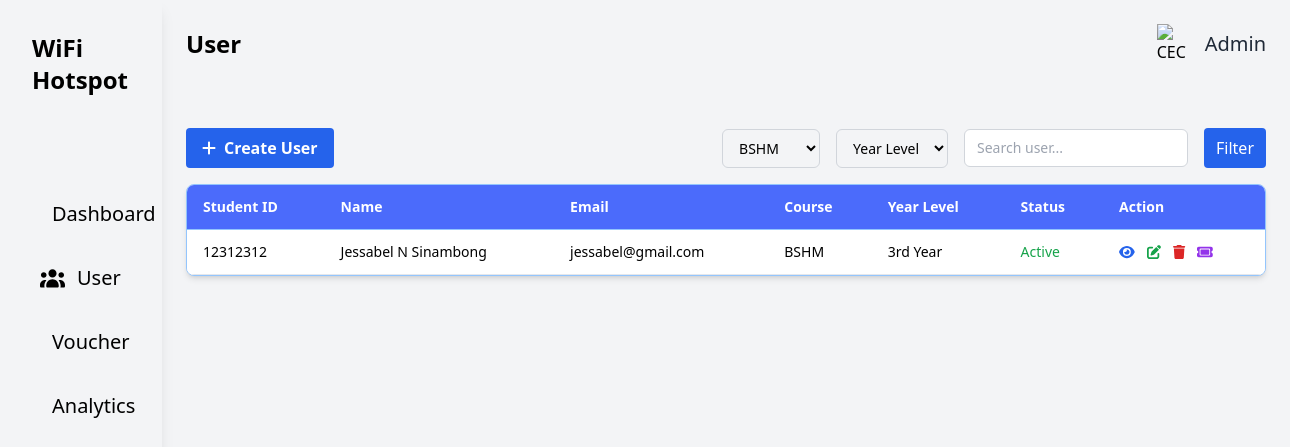
/php/User.php?course_name=BSHM, run on the app's committed database.
### tables this page shows
CREATE TABLE `users_profile` (
  `user_id` int(11) NOT NULL,
  `school_id` varchar(50) DEFAULT NULL,
  `first_name` varchar(50) DEFAULT NULL,
  `middle_name` varchar(10) DEFAULT NULL,
  `last_name` varchar(50) DEFAULT NULL,
  `gmail` varchar(100) DEFAULT NULL,
  `contact_number` varchar(20) DEFAULT NULL,
  `course_name` varchar(50) DEFAULT NULL,
  `year_level` varchar(50) DEFAULT NULL,
  `gender` varchar(20) DEFAULT NULL,
  `user_type` varchar(20) DEFAULT NULL,
  `voucher_code` varchar(100) DEFAULT NULL,
  `password_generated` varchar(255) DEFAULT NULL,
  `status` varchar(20) DEFAULT 'Active',
  `created_at` timestamp NOT NULL DEFAULT current_timestamp()
);

### php/User.php (the view, shortened to what this page needs)
<?php
require 'db.php';
$course_name = trim($_GET['course_name'] ?? '');
$q = trim($_GET['q'] ?? '');
$sql = "SELECT * FROM users_profile WHERE 1=1";
$params = [];
if ($course_name !== '') {
  $sql .= " AND course_name = :course_name";
  $params[':course_name'] = $course_name;
}
$sql .= " ORDER BY user_id DESC";
$stmt = $pdo->prepare($sql);
$stmt->execute($params);
$users = $stmt->fetchAll();
?>
<!DOCTYPE html>
<html lang="en">
<head>
  <link href="https://cdnjs.cloudflare.com/ajax/libs/font-awesome/6.5.2/css/all.min.css" rel="stylesheet">
  <script src="../css/tailwind.css"></script>
</head>
<body class="bg-gray-100">
  <div class="flex">
    <div class="w-64 bg-white-200 h-screen p-8 text-white shadow-lg overflow-y-auto">
      <div class="flex items-center space-x-2 mb-24">
        <h1 class="text-2xl font-semibold text-black">WiFi Hotspot</h1>
      </div>
      <ul class="space-y-5">
        <li><a href="admindashboard.php" class="flex items-center space-x-3 hover:bg-gray-300 p-2 rounded"><span class="text-black text-xl">Dashboard</span></a></li>
        <li><a href="User.php" class="flex items-center space-x-3 hover:bg-gray-300 p-2 rounded"> <span class="text-black text-xl">User</span></a></li>
        <li><a href="../php/Voucher.php" class="flex items-center space-x-3 hover:bg-gray-300 p-2 rounded"><span class="text-black text-xl">Voucher</span></a></li>
        <li><a href="../php/Analytics.php" class="flex items-center space-x-3 hover:bg-gray-300 p-2 rounded"><span class="text-black text-xl">Analytics</span></a></li>
      </ul>
    </div>
    <div class="container mx-auto p-6 flex-1">
      <div class="flex justify-between items-center mb-16">
        <h1 class="text-2xl font-semibold text-black">User</h1>
        <div class="flex items-center space-x-2">
          <img src="../images/ceclogo.png" alt="CEC Logo" class="w-10 h-10 object-contain">
          <span class="text-xl text-gray-800">Admin</span>
        </div>
      </div>
      <div class="flex justify-between mb-4">
        <div>
          <button id="openModalBtn"
            class="flex items-center gap-2 bg-blue-600 text-white px-4 py-2 rounded hover:bg-blue-700">
            <i class="fa-solid fa-plus"></i>
            <span class="font-semibold">Create User</span>
          </button>
        </div>
        <form method="get" id="filterForm" class="flex gap-4 items-center">
          <select name="course_name" id="course_name"
            class="bg-gray-100 border border-gray-300 rounded-md px-3 py-2 text-sm">
            <option value="BSHM" <?= $course_name === 'BSHM' ? 'selected' : '' ?>>BSHM</option>
          </select>
          <select name="year_level" id="year_level"
            class="bg-gray-100 border border-gray-300 rounded-md px-3 py-2 text-sm">
            <option value="">Year Level</option>
          </select>
          <input type="text" name="q" id="search_user" value="<?= htmlentities($q) ?>" placeholder="Search user..."
            class="bg-white border border-gray-300 rounded-md px-3 py-2 text-sm w-56">
          <button type="submit" class="bg-blue-600 text-white px-3 py-2 rounded">Filter</button>
        </form>
      </div>
    </div>
    <div class="w-[1080px] bg-white shadow-md rounded-lg overflow-hidden border border-blue-300 mt-4">
      <div class="overflow-x-auto">
        <table class="min-w-full border-collapse">
          <thead class="bg-[#4B6BFB] text-white">
            <tr>
              <th class="px-4 py-3 text-left text-sm font-semibold border-b border-blue-300">Student ID</th>
              <th class="px-4 py-3 text-left text-sm font-semibold border-b border-blue-300">Name</th>
              <th class="px-4 py-3 text-left text-sm font-semibold border-b border-blue-300">Email</th>
              <th class="px-4 py-3 text-left text-sm font-semibold border-b border-blue-300">Course</th>
              <th class="px-4 py-3 text-left text-sm font-semibold border-b border-blue-300">Year Level</th>
              <th class="px-4 py-3 text-left text-sm font-semibold border-b border-blue-300">Status</th>
              <th class="px-4 py-3 text-left text-sm font-semibold border-b border-blue-300">Action</th>
            </tr>
          </thead>
          <tbody class="bg-white">
            <?php foreach ($users as $u): ?>
              <tr class="hover:bg-gray-100 border-b border-gray-200">
                <td class="px-4 py-3 text-sm"><?= htmlentities($u['school_id']) ?></td>
                <td class="px-4 py-3 text-sm">
                  <?= htmlentities($u['first_name'] . ' ' . ($u['middle_name'] ? $u['middle_name'] . ' ' : '') . $u['last_name']) ?>
                </td>
                <td class="px-4 py-3 text-sm"><?= htmlentities($u['gmail']) ?></td>
                <td class="px-4 py-3 text-sm"><?= htmlentities($u['course_name']) ?></td>
                <td class="px-4 py-3 text-sm"><?= htmlentities($u['year_level']) ?></td>
                <td class="px-4 py-3 text-sm <?= $u['status'] === 'Active' ? 'text-green-600' : 'text-red-600' ?>">
                  <?= htmlentities($u['status']) ?></td>
                <td class="px-4 py-3 text-sm">
                  <div class="flex space-x-3">
                    <a class="text-blue-600 hover:text-blue-800" href="view_user.php?id=<?= $u['user_id'] ?>"
                      title="See More"><i class="fa-solid fa-eye"></i></a>
                    <a class="text-green-600 hover:text-green-800" href="edit_user.php?id=<?= $u['user_id'] ?>"><i
                        class="fas fa-edit"></i></a>
                    <button onclick="deleteUser(<?= $u['user_id'] ?>)" class="text-red-600 hover:text-red-800"><i
                        class="fas fa-trash"></i></button>
                    <button onclick="generateVoucher(<?= $u['user_id'] ?>)" class="text-purple-600 hover:text-purple-800"
                      title="Generate Voucher">
                      <i class="fa-solid fa-ticket"></i>
                    </button>
                  </div>
                </td>
              </tr>
            <?php endforeach; ?>
          </tbody>
        </table>
      </div>
    </div>
  </div>
</body>
</html>

### data on the page
users_profile: school "12312312", first_name+middle_name+last_name "Jessabel N Sinambong", gmail "jessabel@gmail.com", course_name "BSHM", year_level "3rd Year", status "Active"
